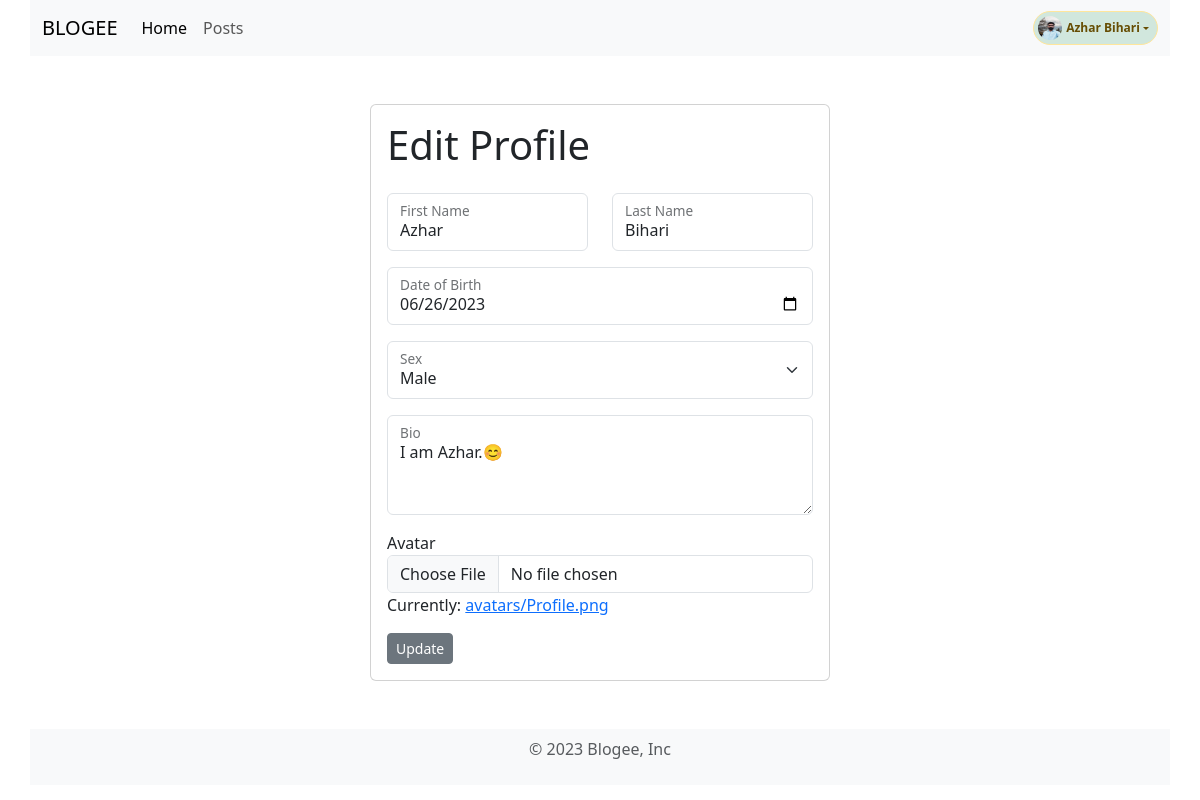
Page /accounts/profile/edit/ (signed in) on the committed database.
### accounts/models.py (models this page shows)
class Account(AbstractUser):
    bio = models.TextField(blank=True, null=True)
    avatar = models.ImageField(
        upload_to='avatars/',
        blank=True,
        null=True,
        default='avatars/default_avatar.png'
    )
    SEX_CHOICES = (
        ('M', 'Male'),
        ('F', 'Female'),
        ('O', 'Other'),
    )
    date_of_birth = models.DateField(null=True, blank=True)
    sex = models.CharField(
        max_length=1, choices=SEX_CHOICES, blank=True, null=True)

### accounts/views.py (the view)
# urls.py: path("profile/edit/", ProfileUpdateView.as_view(), name="profile-edit"),
class ProfileUpdateView(LoginRequiredMixin, UpdateView):
    model = Account
    fields = ["first_name", "last_name",
              "date_of_birth", "bio", "avatar", "sex"]
    success_url = reverse_lazy('profile')
    def get_object(self, queryset=None):
        return self.request.user

### accounts/templates/accounts/account_form.html (shortened to what this page needs)
{% extends "no_sidebar_base.html" %}
{% block content %}
<div class="card mx-auto" style="width: 460px;">
    <div class="card-body">
        <h1 class="display-6 mb-4">Edit Profile</h1>
        <form method="post" enctype="multipart/form-data">
            <div class="row mb-3">
                <div class="col-md-6">
                    <div class="form-floating">
                        <input type="text" value="{{ form.first_name.value|default_if_none:'' }}"
                            class="form-control {% if form.first_name.errors %} is-invalid {% endif %}"
                            id="id_first_name" name="first_name" placeholder="First Name">
                        <label for="id_first_name">First Name</label>
                    </div>
                </div>
                <div class="col-md-6">
                    <div class="form-floating">
                        <input type="text" value="{{ form.last_name.value|default_if_none:'' }}"
                            class="form-control {% if form.last_name.errors %} is-invalid {% endif %}" id="id_last_name"
                            name="last_name" placeholder="Last Name">
                        <label for="id_last_name">Last Name</label>
                    </div>
                </div>
            </div>
            <div class="form-floating mb-3">
                <input type="date" class="form-control {% if form.date_of_birth.errors %} is-invalid {% endif %}"
                    id="id_date_of_birth" name="date_of_birth" value="{{ form.date_of_birth.value|date:'Y-m-d' }}">
                <label for="id_date_of_birth">Date of Birth</label>
            </div>
            <div class="form-floating mb-3">
                <select class="form-select {% if form.sex.errors %} is-invalid {% endif %}" id="id_sex" name="sex">
                    {% for value, label in form.sex.field.choices %}
                    {% if form.sex.value == value %}
                    <option value="{{ value }}" selected>{{ label }}</option>
                    {% else %}
                    <option value="{{ value }}">{{ label }}</option>
                    {% endif %}
                    {% endfor %}
                </select>
                <label for="id_sex">Sex</label>
            </div>
            <div class="form-floating mb-3">
                <textarea style="height: 100px" class="form-control {% if form.bio.errors %} is-invalid {% endif %}"
                    id="id_bio" name="bio">{{ form.bio.value|default_if_none:'' }}</textarea>
                <label for="id_bio">Bio</label>
            </div>
            <div class="mb-3">
                <label for="id_avatar">Avatar</label>
                <input type="file" accept="image/*"
                    class="form-control {% if form.avatar.errors %} is-invalid {% endif %}" id="id_avatar"
                    name="avatar">
                <p>Currently: <a href="{{ form.avatar.value.url }}">{{ form.avatar.value|default_if_none:'' }}</a></p>
            </div>
            <button type="submit" class="btn btn-secondary btn-sm">Update</button>
        </form>
    </div>
</div>
{% endblock %}

### templates/components/header.html (shortened to what this page needs)
<header>
    <nav class="container navbar navbar-expand-lg bg-body-tertiary">
        <div class="container">
            <a class="navbar-brand ms-2 ms-sm-0" aria-current="page" to="/">BLOGEE</a>
            <div class="offcanvas offcanvas-start" tabindex="-1" id="navbarOffcanvasLg"
                aria-labelledby="navbarOffcanvasLgLabel">
                <div class="offcanvas-body">
                    <ul class="navbar-nav justify-content-start flex-grow-1 pe-3">
                        <li class="nav-item">
                            <a class="nav-link active" aria-current="page" href="{% url 'home' %}">Home</a>
                        </li>
                        <li class="nav-item">
                            <a class="nav-link" href="{% url 'post-list' %}">Posts</a>
                        </li>
                    </ul>
                </div>
            </div>
            {% if user.is_authenticated %}
            <div class="dropdown ms-auto">
                <a href="#" data-bs-toggle="dropdown" aria-expanded="false"
                    class="text-decoration-none dropdown-toggle badge d-flex align-items-center p-1 pe-2 text-warning-emphasis bg-success-subtle border border-warning-subtle rounded-pill">
                    <img src="{{ user.avatar.url }}" alt="" width="24" height="24" class="rounded-circle me-1">
                    {{ user.get_full_name|default:user.username }}
                </a>
            </div>
            {% else %}
            <div class="ms-auto">
                <a class="btn btn-primary btn-sm me-1" href="{% url 'login' %}">Login</a>
                <a class="btn btn-outline-secondary btn-sm" href="{% url 'register' %}">Register
                </a>
            </div>
            {% endif %}
        </div>
    </nav>
</header>

### rows in the picture
Account: avatar (placeholder picture), get_full_name "Azhar Bihari", first_name "Azhar", last_name "Bihari", date_of_birth "06/26/2023", bio "I am Azhar.😊", avatar.value "avatars/Profile.png"

### other values in the picture
form field sex "Male"
